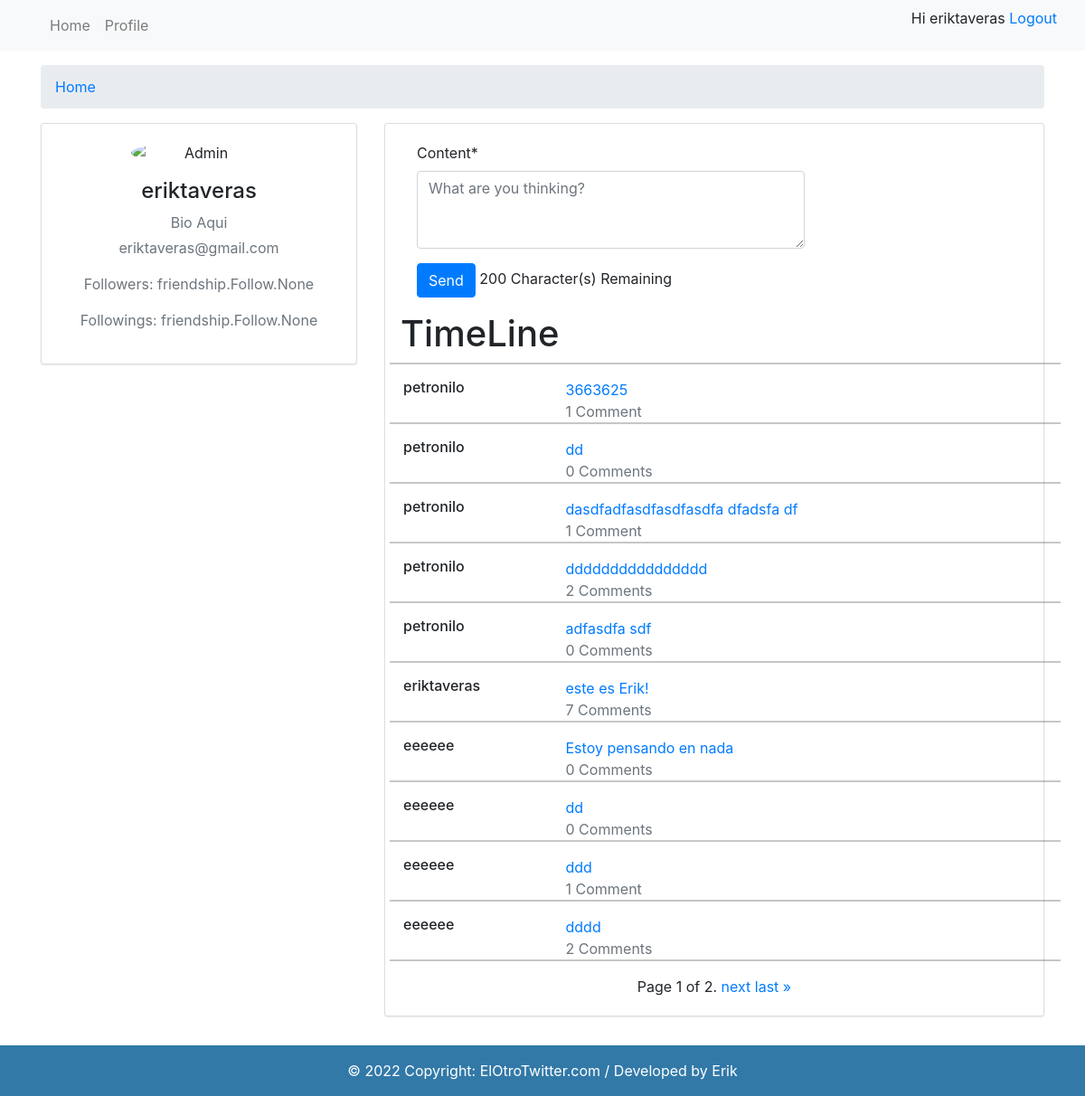
The page / (signed in) on the database as committed earlier.
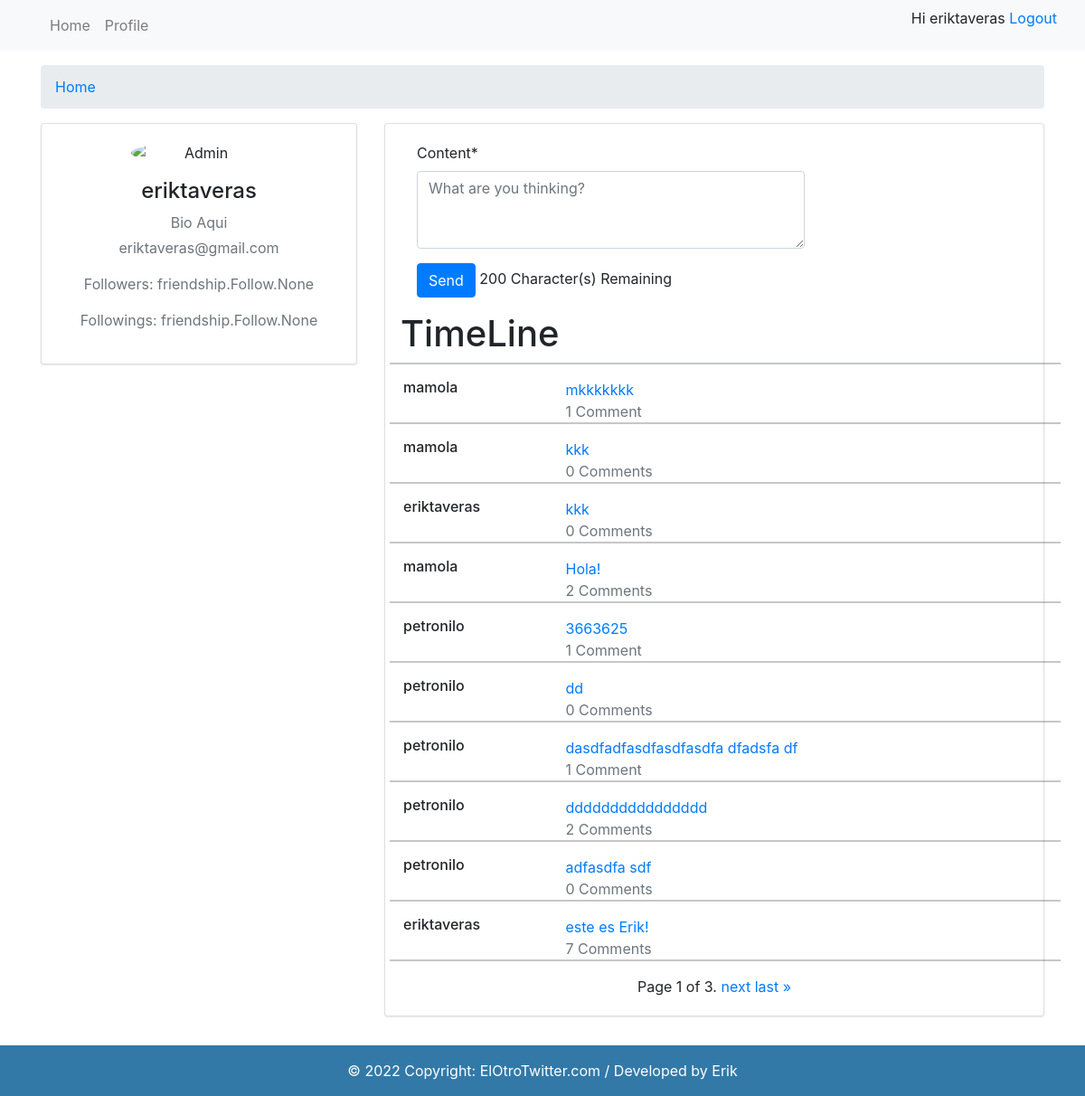
The same page on the database as committed later.
### usuarios/models.py (models this page shows, shortened)
class Post(models.Model):
    user = models.ForeignKey(User, on_delete=models.CASCADE)
    content = models.TextField(max_length=200, blank=False)
    date_create = models.DateTimeField(auto_now_add=True)
    slug = models.SlugField(max_length=40)
    likes = models.ManyToManyField(User, related_name='post_like')
    class Meta:
        ordering = ['-date_create']
    @property
    def cantidad_comentarios(self):
        return Comment.objects.filter(post=self).count()

### usuarios/views.py (the view)
# urls.py: path('',login_required(HomeView.as_view(), login_url='login'), name='home'),
class HomeView(ListView):
    model = Post
    template_name = 'home.html'
    paginate_by = 10
    def get_context_data(self, **kwargs):
        context = super().get_context_data(**kwargs)
        context['now'] = timezone.now()
        context['form'] = PostForm()
        return context

### usuarios/forms.py
class PostForm(ModelForm):
    class Meta:
        model = Post
        fields = ['content']
        widgets = {
          'content': forms.Textarea(attrs={'rows':3,  'placeholder':"What are you thinking?"}),
        }

### usuarios/templates/home.html (shortened to what this page needs)
{% extends 'base.html' %}
{% load crispy_forms_tags %}
{% load friendshiptags %}
{% block content %}
<link href="//maxcdn.bootstrapcdn.com/bootstrap/4.1.1/css/bootstrap.min.css" rel="stylesheet" id="bootstrap-css">
<div class="container">
    <div class="main-body">
          <nav aria-label="breadcrumb" class="main-breadcrumb">
            <ol class="breadcrumb">
              <li class="breadcrumb-item active"><a href="">Home</a></li>
            </ol>
          </nav>
          <div class="row gutters-sm">
            <div class="col-md-4 mb-3">
              <div class="card">
                <div class="card-body">
                  <div class="d-flex flex-column align-items-center text-center">
                    <img src="{{request.user.profile.avatar.url}}"  alt="Admin" class="rounded-circle" width="150">
                    <div class="mt-3">
                      <h4>{{ user.username }}</h4>
                      <p class="text-secondary mb-1">Bio Aqui</p>
                      <p class="text-muted font-size-sm">{{ user.email }}</p>
                      <p class="text-muted font-side-sm">Followers: {{user.followers}}</p>
                      <p class="text-muted font-side-sm">Followings: {{user.following}}</p>
                    </div>
                  </div>
                </div>
              </div>
              </div>
            <div class="col-md-8">
              <div class="card mb-3">
                <div class="card-body">
                  <div class="row">
            {% include 'postform.html' %}
                    <h1>TimeLine</h1>
                    <hr>
                  {% for post in object_list %}
                    <div class="col-sm-3">
                        <h6 class="mb-0">{{post.user}}</h6>
                    </div>
                    <div class="col-sm-9 text-secondary">
                     <a href="{% url 'post_detail' post.id %}">  {{ post.content }} </a>
                     <br>
                     {{ post.cantidad_comentarios }} Comment{{ post.cantidad_comentarios|pluralize }}
                    </div>
                  <hr>
                  {% endfor %}
                  </div>
            <div class="pagination justify-content-center">
    <span class="step-links">
        <span class="current">
            Page {{ page_obj.number }} of {{ page_obj.paginator.num_pages }}.
        </span>
        {% if page_obj.has_next %}
            <a href="?page={{ page_obj.next_page_number }}">next</a>
            <a href="?page={{ page_obj.paginator.num_pages }}">last &raquo;</a>
        {% endif %}
    </span>
</div>
</div>
</div>
</div>
</div>
</div>
</div>
{% endblock content %}

Rows that differ between the two databases and show on the page:
no longer on this page (row unchanged): Post: user "eeeeee", content "Estoy pensando en nada", cantidad_comentarios "0"
no longer on this page (row unchanged): Post: user "eeeeee", content "dd", cantidad_comentarios "0"
no longer on this page (row unchanged): Post: user "eeeeee", content "ddd", cantidad_comentarios "1"
no longer on this page (row unchanged): Post: user "eeeeee", content "dddd", cantidad_comentarios "2"
added Post: user "mamola", content "mkkkkkkk", cantidad_comentarios "1"
added Post: user "mamola", content "kkk", cantidad_comentarios "0"
added Post: user "eriktaveras", content "kkk", cantidad_comentarios "0"
added Post: user "mamola", content "Hola!", cantidad_comentarios "2"
Other text that changed with them:
{{ page_obj.paginator.num_pages }}: "2" → "3"
